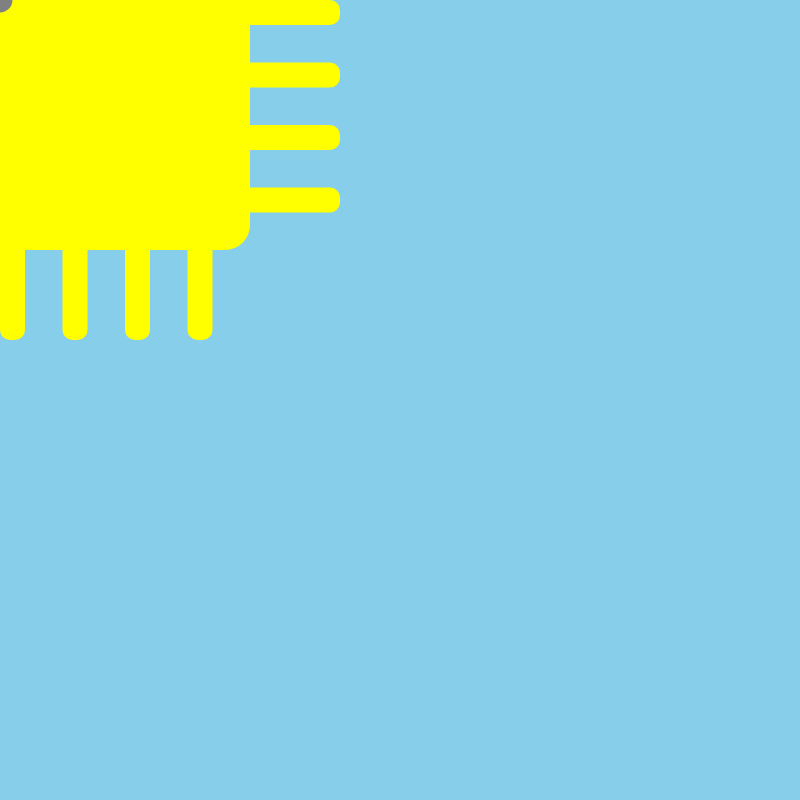
Frame 1 (no input)
Frame 60 (no input): identical to frame 1, image omitted
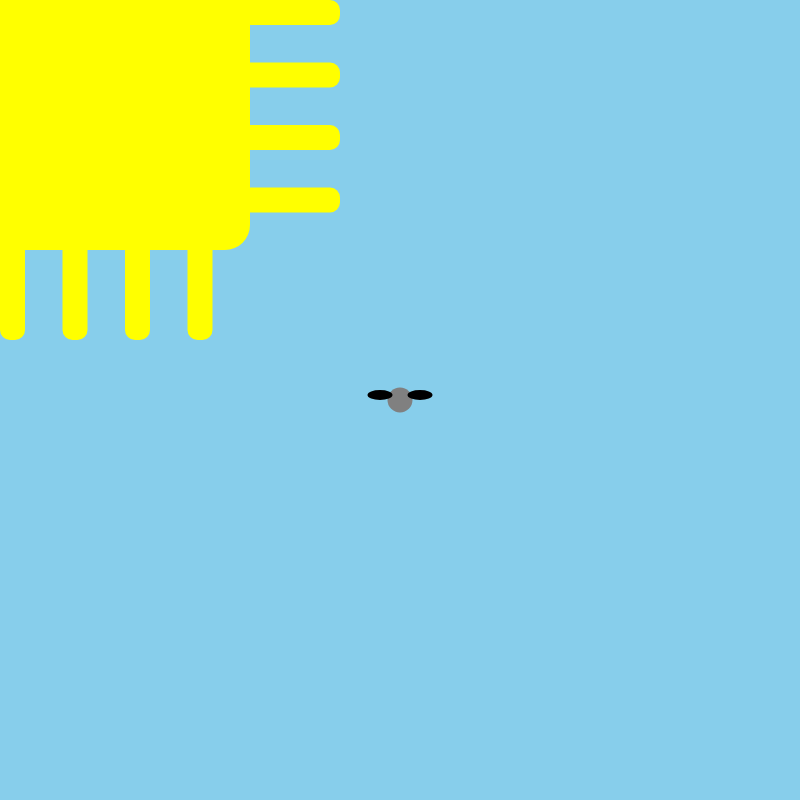
Frame 120 (the mouse pressed at the canvas centre since frame 60)

The p5.js sketch that drew these frames (run headless with seeded random() and noise() and a simulated clock; from frame 60 on, the mouse is pressed at the canvas centre):

// p5.js sketch
// ── sketch.js
let xCoords = [0,62.5,125,187.5]
let yCoords = [0,62.5,125,187.5]

function setup() {
  createCanvas(800,800);
  // Help blind or low-vision users understand your sketch
  describe("A nature scene in p5.js")
}

function draw() {
  background('skyblue');
  fill('yellow')
  strokeWeight(0)
  rect(0,0,250,250,0,0,25,0)
  //sunrays going up and down(forloop)
  for (let y of yCoords){
    rect(240,y,100,25,10)
  }
  //sunrays going left and right(forloop)
  for (let x of xCoords){
    rect(x,240,25,100,10)
  }

  push();
  fill('grey')
  ellipse(mouseX, mouseY, 25, 25)
  fill('black')
  ellipse(mouseX-20,mouseY-5,25,10)
  ellipse(mouseX+20,mouseY-5,25,10)
  pop();
}
